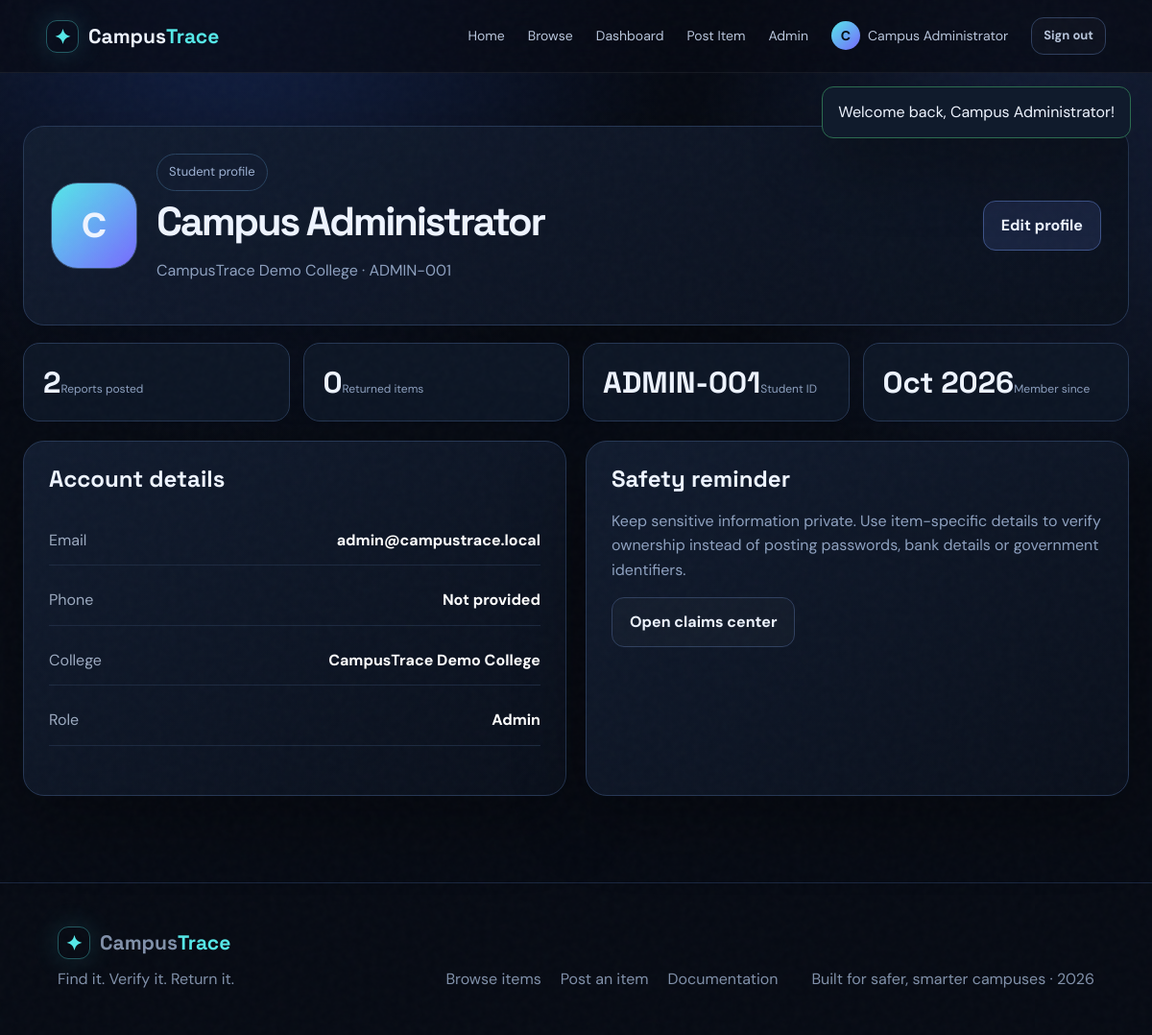
The app's page /profile.php (signed in) with its own data.
### tables this page shows
CREATE TABLE users (
  id INT UNSIGNED AUTO_INCREMENT PRIMARY KEY,
  name VARCHAR(100) NOT NULL,
  email VARCHAR(190) NOT NULL UNIQUE,
  password_hash VARCHAR(255) NOT NULL,
  student_id VARCHAR(50) NOT NULL UNIQUE,
  college VARCHAR(150) NOT NULL,
  phone VARCHAR(30) DEFAULT NULL,
  avatar VARCHAR(255) DEFAULT NULL,
  role ENUM('student','admin') NOT NULL DEFAULT 'student',
  is_active TINYINT(1) NOT NULL DEFAULT 1,
  created_at TIMESTAMP DEFAULT CURRENT_TIMESTAMP,
  updated_at TIMESTAMP DEFAULT CURRENT_TIMESTAMP ON UPDATE CURRENT_TIMESTAMP
);

### functions.php (called while the page is built, shortened)
<?php
require_once __DIR__ . '/../config/db.php';
function e(?string $value): string
{
    return htmlspecialchars((string)$value, ENT_QUOTES, 'UTF-8');
}
function is_logged_in(): bool
{
    return isset($_SESSION['user_id']);
}
function current_user(): ?array
{
    static $user = false;
    global $pdo;
    if ($user !== false) return $user;
    $stmt = $pdo->prepare('SELECT id, name, email, student_id, college, phone, avatar, role, created_at FROM users WHERE id = ? LIMIT 1');
    $stmt->execute([(int)$_SESSION['user_id']]);
    $user = $stmt->fetch() ?: null;
    return $user;
}
function is_admin(): bool
{
    $u = current_user();
    return $u && $u['role'] === 'admin';
}
function pull_flashes(): array
{
    $flashes = $_SESSION['flash'] ?? [];
    return $flashes;
}

### profile.php (the view, shortened to what this page needs)
<?php
require_once __DIR__ . '/config/db.php';
require_once __DIR__ . '/includes/functions.php';
require __DIR__ . '/includes/header.php';
$u = current_user();
$q = $pdo->prepare("SELECT COUNT(*) FROM items WHERE user_id=? AND status='returned'");
$q->execute([$u['id']]);
$returned = (int)$q->fetchColumn();
$q = $pdo->prepare('SELECT COUNT(*) FROM items WHERE user_id=?');
$q->execute([$u['id']]);
$reports = (int)$q->fetchColumn();
?><div class="page-shell">
    <section class="panel profile-header">
        <div class="profile-avatar" style="display:grid;place-items:center;background:linear-gradient(135deg,#55e8e8,#7869ff);font-size:36px;font-weight:800"><?= e(strtoupper(substr($u['name'], 0, 1))) ?></div>
        <div style="flex:1"><span class="eyebrow">Student profile</span>
            <h1 style="font-size:42px;margin:10px 0 5px"><?= e($u['name']) ?></h1>
            <p class="muted"><?= e($u['college']) ?> · <?= e($u['student_id']) ?></p>
        </div><a class="btn btn-secondary" href="<?= BASE_URL ?>/profile_edit.php">Edit profile</a>
    </section>
    <div style="height:18px"></div>
    <div class="admin-grid">
        <div class="metric"><strong><?= $reports ?></strong><span>Reports posted</span></div>
        <div class="metric"><strong><?= $returned ?></strong><span>Returned items</span></div>
        <div class="metric"><strong><?= e($u['student_id']) ?></strong><span>Student ID</span></div>
        <div class="metric"><strong><?= e(date('M Y', strtotime($u['created_at']))) ?></strong><span>Member since</span></div>
    </div>
    <div class="split">
        <section class="panel">
            <h2>Account details</h2>
            <div class="detail-list">
                <div class="detail-row"><span>Email</span><strong><?= e($u['email']) ?></strong></div>
                <div class="detail-row"><span>Phone</span><strong><?= e($u['phone'] ?: 'Not provided') ?></strong></div>
                <div class="detail-row"><span>College</span><strong><?= e($u['college']) ?></strong></div>
                <div class="detail-row"><span>Role</span><strong><?= e(ucfirst($u['role'])) ?></strong></div>
            </div>
        </section>
        <section class="panel">
            <h2>Safety reminder</h2>
            <p class="muted">Keep sensitive information private. Use item-specific details to verify ownership instead of posting passwords, bank details or government identifiers.</p><a class="btn btn-ghost" href="<?= BASE_URL ?>/claims/index.php">Open claims center</a>
        </section>
    </div>
</div><?php require __DIR__ . '/includes/footer.php'; ?>

### header.php (shortened to what this page needs)
<?php
require_once __DIR__ . '/functions.php';
$activePage = $activePage ?? '';
$user = current_user();
$flashes = pull_flashes();
?>
<!doctype html>
<html lang="en">
<head>
  <link rel="stylesheet" href="<?= BASE_URL ?>/assets/css/style.css">
</head>
<body>
  <div class="site-noise"></div>
  <header class="site-header">
    <a class="brand" href="<?= BASE_URL ?>/index.php"><span class="brand-mark">✦</span><span>Campus<span>Trace</span></span></a>
    <nav class="nav-links" data-nav>
      <a class="<?= $activePage === 'home' ? 'active' : '' ?>" href="<?= BASE_URL ?>/index.php">Home</a>
      <a class="<?= $activePage === 'browse' ? 'active' : '' ?>" href="<?= BASE_URL ?>/items/browse.php">Browse</a>
      <?php if ($user): ?>
        <a class="<?= $activePage === 'dashboard' ? 'active' : '' ?>" href="<?= BASE_URL ?>/dashboard.php">Dashboard</a>
        <a class="<?= $activePage === 'post' ? 'active' : '' ?>" href="<?= BASE_URL ?>/items/post.php">Post Item</a>
        <?php if (is_admin()): ?><a href="<?= BASE_URL ?>/admin/index.php">Admin</a><?php endif; ?>
        <a class="avatar-link" href="<?= BASE_URL ?>/profile.php"><span class="mini-avatar"><?= e(strtoupper(substr($user['name'], 0, 1))) ?></span><?= e($user['name']) ?></a>
        <a class="btn btn-sm btn-ghost" href="<?= BASE_URL ?>/auth/logout.php">Sign out</a>
      <?php else: ?>
        <a href="<?= BASE_URL ?>/auth/login.php">Sign in</a>
        <a class="btn btn-sm btn-primary" href="<?= BASE_URL ?>/auth/register.php">Create account</a>
      <?php endif; ?>
    </nav>
  </header>
  <main>
    <?php foreach ($flashes as $flash): ?>
      <div class="flash flash-<?= e($flash['type']) ?>" data-auto-dismiss><?= e($flash['message']) ?></div>
    <?php endforeach; ?>

### style.css (style rules this page uses)
:root { --bg: #070b14; --panel: #0e1524; --panel2: #121d31; --line: #263754; --text: #eef4ff; --muted: #8ea1c0; --cyan: #55e8e8; --blue: #6c8cff; --purple: #a16cff; --danger: #ff6b7d; --success: #56e39f; --warning: #ffc857; --shadow: 0 25px 70px rgba(0, 0, 0, 0.34); --radius: 22px; }
* { box-sizing: border-box; }
html { scroll-behavior: smooth; }
body { margin: 0; background: radial-gradient(circle at 20% 0%, #122044 0, transparent 32%), radial-gradient(circle at 90% 15%, #17233f 0, transparent 25%), var(--bg); color: var(--text); font-family: "DM Sans", sans-serif; line-height: 1.6; }
a { color: inherit; text-decoration: none; }
.site-noise { position: fixed; inset: 0; pointer-events: none; opacity: 0.025; z-index: 99; }
.site-header { height: 76px; position: sticky; top: 0; z-index: 50; display: flex; align-items: center; justify-content: space-between; padding: 0 clamp(18px, 4vw, 64px); background: rgba(7, 11, 20, 0.72); border-bottom: 1px solid rgba(255, 255, 255, 0.06); backdrop-filter: blur(20px); }
.brand { display: inline-flex; align-items: center; gap: 10px; font-family: "Space Grotesk"; font-weight: 700; font-size: 21px; }
.brand > span:last-child > span { color: var(--cyan); }
.brand-mark { width: 34px; height: 34px; display: grid; place-items: center; border: 1px solid rgba(85, 232, 232, 0.35); border-radius: 11px; color: var(--cyan); box-shadow: 0 0 28px rgba(85, 232, 232, 0.15); }
.nav-links { display: flex; align-items: center; gap: 24px; font-size: 14px; color: #b8c5db; }
.nav-links a { transition: 0.2s; }
.btn { display: inline-flex; align-items: center; justify-content: center; gap: 8px; padding: 12px 18px; border-radius: 13px; border: 1px solid transparent; cursor: pointer; font-weight: 700; transition: transform 0.2s, box-shadow 0.2s, background 0.2s; }
.btn-secondary { background: rgba(108, 140, 255, 0.13); border-color: #3d5388; }
.btn-ghost { border-color: #30405f; background: rgba(255, 255, 255, 0.02); }
.btn-sm { padding: 8px 12px; font-size: 13px; }
.avatar-link { display: flex; align-items: center; gap: 8px; }
.mini-avatar { width: 30px; height: 30px; border-radius: 50%; display: grid; place-items: center; background: linear-gradient(135deg, #55e8e8, #7869ff); color: #061018; font-weight: 800; }
.eyebrow { display: inline-flex; align-items: center; gap: 8px; border: 1px solid #294361; background: rgba(17, 29, 49, 0.65); padding: 8px 12px; border-radius: 999px; color: #9fb3d5; font-size: 13px; }
h1, h2, h3 { font-family: "Space Grotesk"; line-height: 1.05; margin: 0 0 18px; }
h1 { font-size: clamp(46px, 6.2vw, 86px); letter-spacing: -0.055em; }
.feature, .item-card, .panel, .auth-card { background: linear-gradient( 145deg, rgba(18, 29, 49, 0.92), rgba(10, 16, 28, 0.92) ); border: 1px solid var(--line); border-radius: var(--radius); box-shadow: var(--shadow); }
.feature p, .muted { color: var(--muted); }
.flash { position: fixed; right: 22px; top: 90px; z-index: 100; padding: 13px 16px; border: 1px solid #355074; background: #101b2c; box-shadow: var(--shadow); border-radius: 12px; max-width: 420px; }
.flash-success { border-color: #2c6c50; }
.page-shell { max-width: 1250px; margin: auto; padding: 55px 24px 90px; }
.panel { padding: 26px; }
.split { display: grid; grid-template-columns: 1fr 1fr; gap: 20px; }
.profile-header { display: flex; align-items: center; gap: 20px; padding: 28px; }
.profile-avatar { width: 90px; height: 90px; border-radius: 28px; object-fit: cover; border: 1px solid #395071; }
.detail-list { display: grid; gap: 10px; margin: 25px 0; }
.detail-row { display: flex; justify-content: space-between; gap: 20px; padding: 13px 0; border-bottom: 1px solid #1d2a40; color: #9caac0; }
.detail-row strong { color: #fff; }
.admin-grid { display: grid; grid-template-columns: repeat(4, 1fr); gap: 14px; margin-bottom: 20px; }
.metric { padding: 20px; border: 1px solid var(--line); border-radius: 17px; background: #0d1625; }
.metric strong { font: 700 31px "Space Grotesk"; }
.metric span { color: var(--muted); font-size: 12px; }

### records on screen
users: name "C", name "Campus Administrator", college "CampusTrace Demo College", student "ADMIN-001", created_at "Oct 2026", email "admin@campustrace.local", phone "Not provided", role "Admin"

### other values on screen
$flash['message'] "Welcome back, Campus Administrator!"
$reports "2"
$returned "0"
